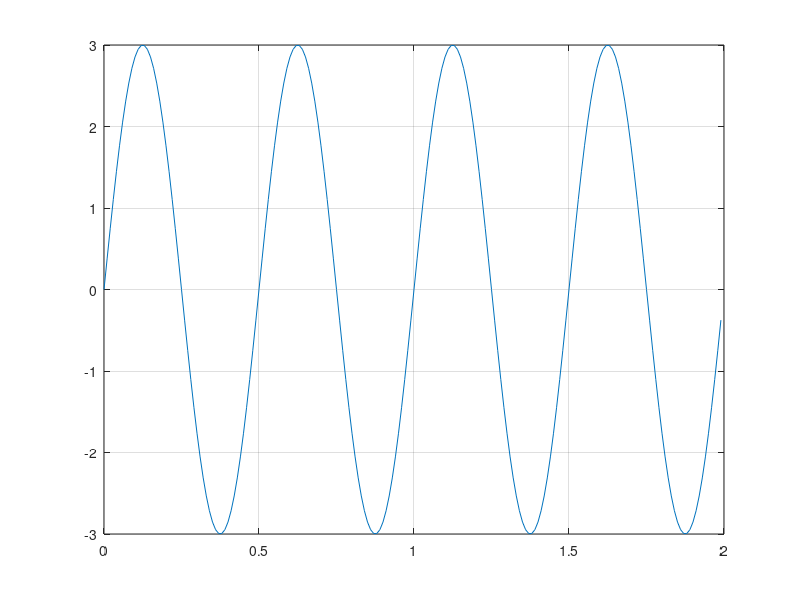
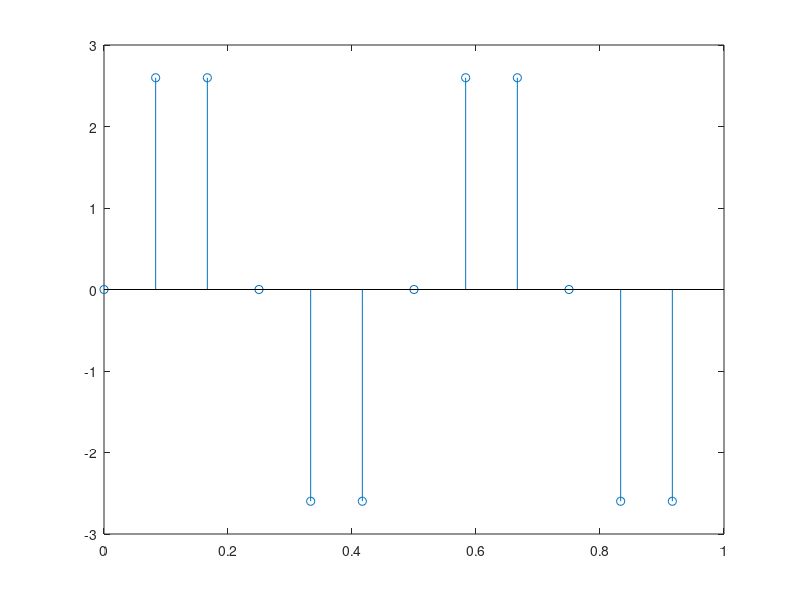

Reproduce these figures in MATLAB, in order.
f=2;
a=3;
sample=100;
sampleRate=1/sample;

t= 0:sampleRate:(2-sampleRate);

xt= a*sin(2*pi*f*t);
figure(1)
plot(t,xt)
grid on


%digital
fs=6*f;
ts=1/fs;
n = 0:ts:(fs*ts-ts);

xn = a*sin(2*pi*f*n);

figure(2)
stem(n,xn);




